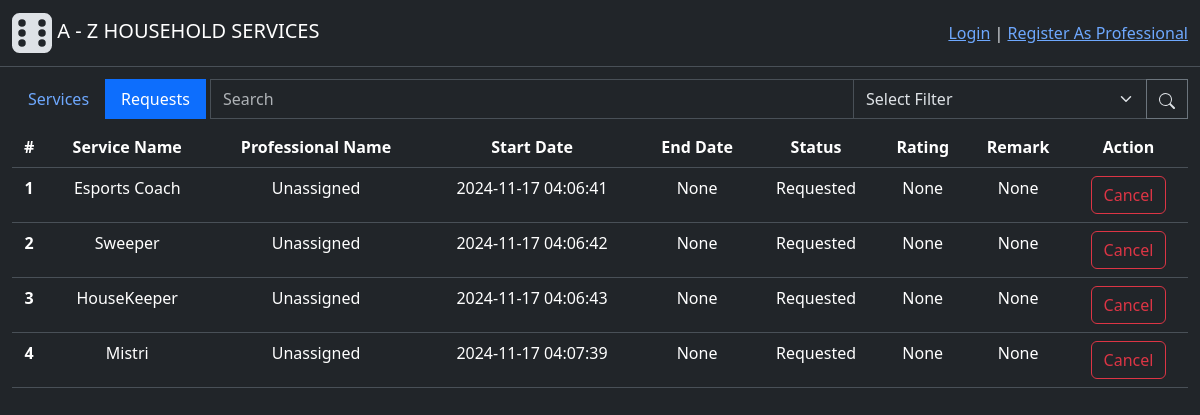
The app's page /user/requests with its own data.
### backend/modals.py (models this page shows, shortened)
class ServiceRequest(db.Model):
    id = db.Column(db.Integer(), primary_key=True)
    service_id = db.Column(db.Integer(), db.ForeignKey("service.id"), nullable=False) # Foreign Key - Service table
    customer_id = db.Column(db.Integer(), db.ForeignKey("user.id"), nullable=False) #Foreign key - from User(Customer) table
    professional_id = db.Column(db.Integer(), db.ForeignKey("professional.id"), nullable=True) # Foreign Key - Professional table, One professional for one job
    start_date = db.Column(db.DateTime(), nullable=False, default=func.now()) # func.now():get current time
    end_date = db.Column(db.DateTime(), nullable=False)
    status = db.Column(db.Integer(), nullable=False, default=0) # 0-requested, 1-accepted, 2-completed
    rating = db.Column(db.Integer(), nullable=False) # Mandatory to give ratings for closing the job
    remarks = db.Column(db.String(500))
    professional = db.relationship("Professional", backref="service_requests", lazy=True)
    def get_professional(self):
        professional = self.professional
        if professional:
            return professional.name
        else:
            return "Unassigned"
    def get_status(self):
        status = self.status
        if status == 0:
            return "Requested"
        elif status == 1:
            return "Accepted"
        else:
            return "Completed"

class Service(db.Model):
    id = db.Column(db.Integer(), primary_key=True)
    name = db.Column(db.String(30),unique=True, nullable=False)
    desc = db.Column(db.String(500), nullable=False)
    time_required = db.Column(db.Integer(), nullable=False) # Time required (in Hrs)
    price = db.Column(db.Float(), nullable=False)
    status = db.Column(db.Integer(), nullable=False, default=1) # 0-inactive, 1-active
    service_requests = db.relationship("ServiceRequest", cascade="all, delete", backref="services", lazy=True) # For accessing all the service requests having common service

### backend/controllers.py (the view)
@app.route("/user/requests", methods=["GET", "POST"])
def user_requests_tab():
    button_state = request.args.get("button_state", 0, type=int) # Accessing data send using url_for function, default=0
    service_requests = ServiceRequest.query.all()
    return render_template("user_requests_tab.html", service_requests=service_requests, button_state=button_state)

### templates/user_requests_tab.html
{% extends "user_dashboard.html" %}
{% block subcontent %}
    <table class="table mt-2">
        <thead>
        <tr>
            <th scope="col">#</th>
            <th scope="col">Service Name</th>
            <th scope="col">Professional Name</th>
            <th scope="col">Start Date</th>
            <th scope="col">End Date</th>
            <th scope="col">Status</th>
            <th scope="col">Rating</th>
            <th scope="col">Remark</th>
            <th scope="col">Action</th>
        </tr>
        </thead>
        <tbody>
            {% for service_request in service_requests %}
                <tr>
                    <th scope="row">{{service_request.id}}</th>
                    <td>{{service_request.services.name}}</td>
                    <td>{{service_request.get_professional()}}</td>
                    <td>{{service_request.start_date}}</td>
                    <td>{{service_request.end_date}}</td>
                    <td>{{service_request.get_status()}}</td>
                    <td>{{service_request.rating}}</td>
                    <td>{{service_request.remarks}}</td>
                    <td>
                        <form action="{{ url_for('cancel_request', request_id=service_request.id)}}" method="POST">
                            <button type="submit" class="btn btn-outline-danger">Cancel</button>
                        </form>
                    </td>
                </tr>
            {% endfor %}
        </tbody>
    </table>
{% endblock %}

### records on screen
ServiceRequest: id "1", services.name "Esports Coach", get_professional "Unassigned", start_date "2024-11-17 04:06:41", end_date "None", get_status "Requested", rating "None", remarks "None"
ServiceRequest: id "2", services.name "Sweeper", get_professional "Unassigned", start_date "2024-11-17 04:06:42", end_date "None", get_status "Requested", rating "None", remarks "None"
ServiceRequest: id "3", services.name "HouseKeeper", get_professional "Unassigned", start_date "2024-11-17 04:06:43", end_date "None", get_status "Requested", rating "None", remarks "None"
ServiceRequest: id "4", services.name "Mistri", get_professional "Unassigned", start_date "2024-11-17 04:07:39", end_date "None", get_status "Requested", rating "None", remarks "None"
